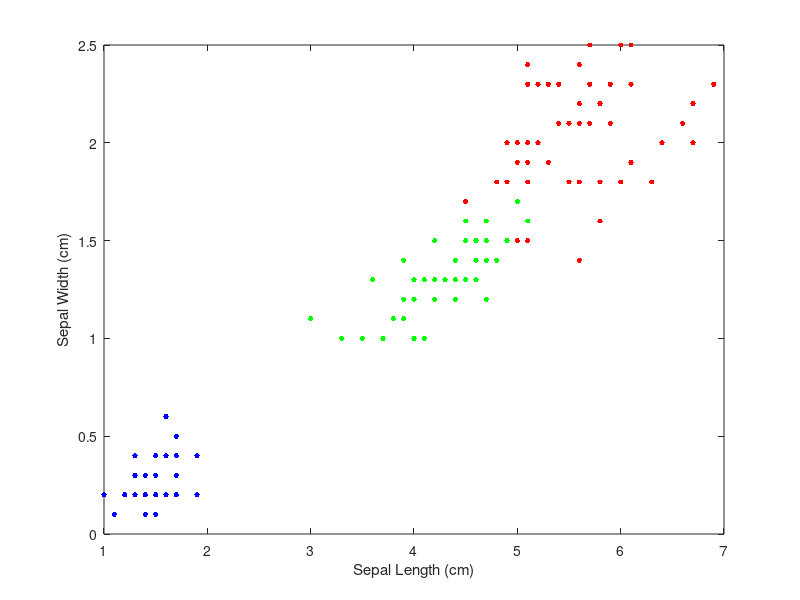

Recreate this plot in MATLAB. (Note: this script raises an error after producing the figure.)
clc;
close all;
clear;
rng default; % For reproducibility
count = 0;
%get dataset
load fisheriris;
%get features we want
X = meas(:,3:4);
Y = zeros(150,1);
Y(1:50) = 2;
Y(51:100) = 3;
Y(101:150) = 1;

figure;
plot(X(:,1),X(:,2),'.');
plot(X(1:50,1),X(1:50,2),'b.','MarkerSize',12)
hold on
plot(X(51:100,1),X(51:100,2),'g.','MarkerSize',12)
plot(X(101:150,1),X(101:150,2),'r.','MarkerSize',12)
xlabel 'Sepal Length (cm)';
ylabel 'Sepal Width (cm)'; 
legend('Setosa','Vesircolor','Virginica',...
       'Location','NW')
title 'Original Fisher Iris Data';

%kmeans
opts = statset('Display','final');
[idx,C] = kmeans(X,3,...
    'Replicates',10,'Options',opts);

%plot results
figure;
%plot data
plot(X(idx==1,1),X(idx==1,2),'r.','MarkerSize',12)
hold on
plot(X(idx==2,1),X(idx==2,2),'b.','MarkerSize',12)
plot(X(idx==3,1),X(idx==3,2),'g.','MarkerSize',12)
plot(C(:,1),C(:,2),'kx',...
     'MarkerSize',15,'LineWidth',3) 
%x and y labels
xlabel 'Sepal Lengths (cm)';
ylabel 'Sepal Widths (cm)'; 
%legend
legend('Cluster 1','Cluster 2','Cluster3','Centroids',...
       'Location','NW')
%title
title 'K-Means Clustering'
hold off

%calcuate error
err = immse(Y,idx);
